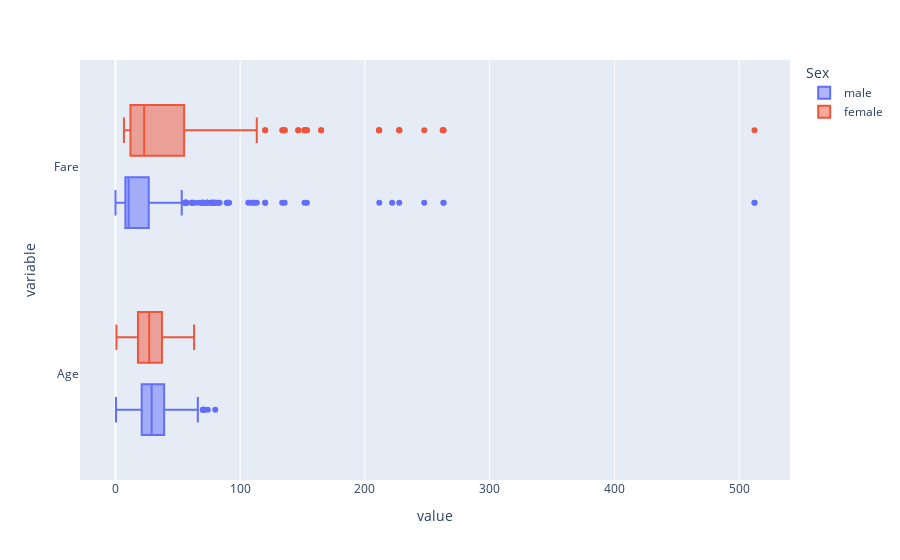

Notebook code cell kept with this figure:
### Code cell
fig = px.box(df, x=["Age", "Fare"], color="Sex", hover_name="Name", hover_data=["Survived", "Pclass"])
fig.show()

### Figure 1 — Plotly figure (JSON) as saved in the notebook; plotly's stock layout.template omitted (floating-point values rounded to 4 significant figures; data arrays with more than 128 entries replaced by an {"elided": "..."} marker saying what was removed)
{"data": [{"alignmentgroup": "True", "customdata": {"elided": "1154x2 int values"}, "hovertemplate": "<b>%{hovertext}</b><br><br>Sex=male<br>value=%{x}<br>variable=%{y}<br>Survived=%{customdata[0]}<br>Pclass=%{customdata[1]}<extra></extra>", "hovertext": {"elided": "1154 str values"}, "legendgroup": "male", "marker": {"color": "#636efa"}, "name": "male", "notched": false, "offsetgroup": "male", "orientation": "h", "showlegend": true, "type": "box", "x": {"elided": "1154 float values"}, "x0": " ", "xaxis": "x", "y": {"elided": "1154 str values"}, "y0": " ", "yaxis": "y"}, {"alignmentgroup": "True", "customdata": {"elided": "628x2 int values"}, "hovertemplate": "<b>%{hovertext}</b><br><br>Sex=female<br>value=%{x}<br>variable=%{y}<br>Survived=%{customdata[0]}<br>Pclass=%{customdata[1]}<extra></extra>", "hovertext": {"elided": "628 str values"}, "legendgroup": "female", "marker": {"color": "#EF553B"}, "name": "female", "notched": false, "offsetgroup": "female", "orientation": "h", "showlegend": true, "type": "box", "x": {"elided": "628 float values"}, "x0": " ", "xaxis": "x", "y": {"elided": "628 str values"}, "y0": " ", "yaxis": "y"}], "layout": {"autosize": true, "boxmode": "group", "legend": {"title": {"text": "Sex"}, "tracegroupgap": 0}, "margin": {"t": 60}, "xaxis": {"anchor": "y", "autorange": true, "domain": [0, 1], "range": [-28.46, 540.8], "title": {"text": "value"}, "type": "linear"}, "yaxis": {"anchor": "x", "autorange": true, "domain": [0, 1], "range": [-0.528, 1.528], "title": {"text": "variable"}, "type": "category"}}}
